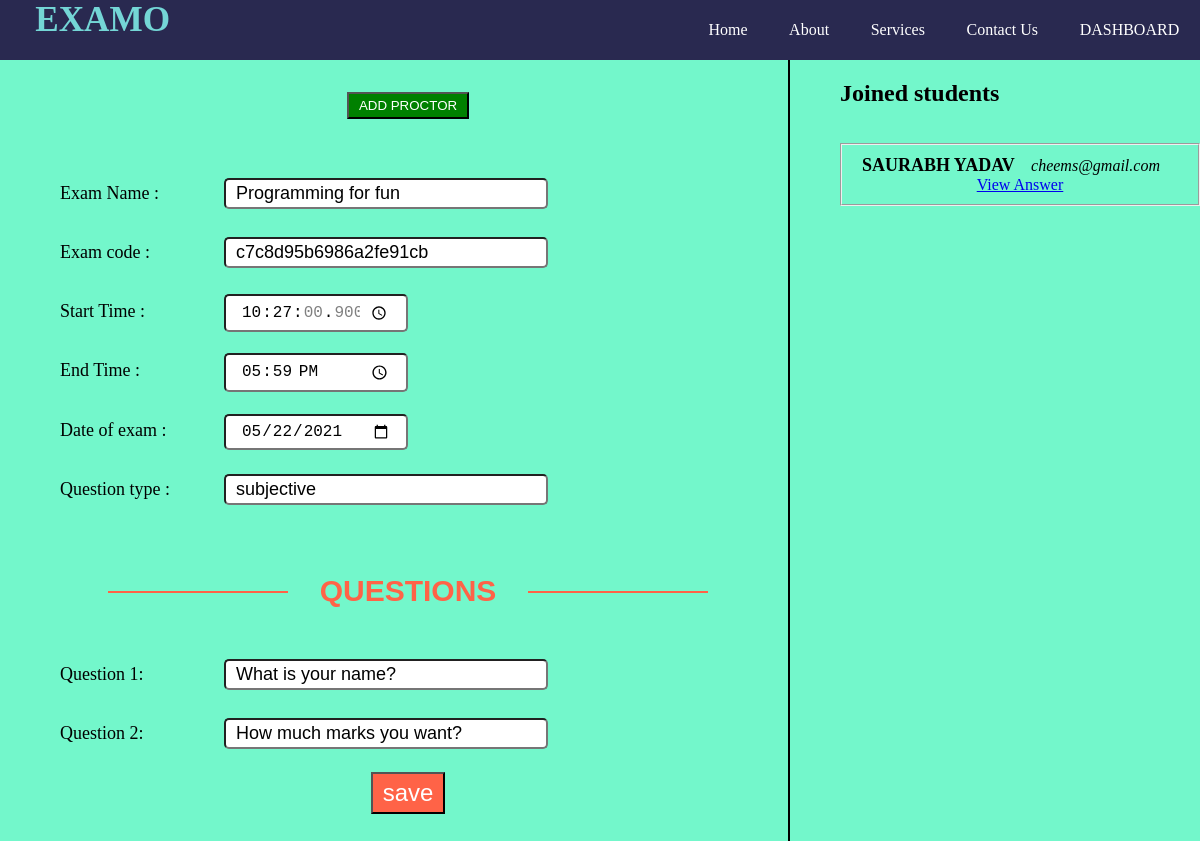
The app's page /test-proctor.php?exam_code=c7c8d95b6986a2fe91cb (signed in) with its own data.
### tables this page shows
CREATE TABLE `exams` (
  `exam_id` bigint(8) NOT NULL,
  `exam_code` varchar(20) NOT NULL,
  `exam_name` varchar(250) DEFAULT NULL,
  `exam_type` varchar(12) DEFAULT NULL,
  `dateOf` date DEFAULT NULL,
  `timestart` time(1) DEFAULT NULL,
  `timeend` time(1) DEFAULT NULL,
  `noQuestion` int(4) DEFAULT NULL,
  `proctor` varchar(150) NOT NULL
);

CREATE TABLE `question` (
  `question_id` bigint(8) NOT NULL,
  `questioninput` varchar(250) NOT NULL,
  `optioninput1` varchar(250) DEFAULT NULL,
  `optioninput2` varchar(1250) DEFAULT NULL,
  `optioninput3` varchar(250) DEFAULT NULL,
  `optioninput4` varchar(250) DEFAULT NULL,
  `exam_code` varchar(20) NOT NULL
);

CREATE TABLE `exam_join` (
  `id` int(4) NOT NULL,
  `exam_code` varchar(250) NOT NULL,
  `email` text NOT NULL,
  `rolelevel` varchar(20) NOT NULL
);

CREATE TABLE `userinfo` (
  `id` int(4) NOT NULL,
  `fullname` text NOT NULL,
  `email` text NOT NULL,
  `psw` varchar(500) NOT NULL,
  `usercode` varchar(8) NOT NULL,
  `institute` varchar(200) NOT NULL,
  `rolelevel` varchar(12) NOT NULL,
  `verified` varchar(3) NOT NULL
);

### test-proctor.php (the view, shortened to what this page needs)
<?php
include 'function.php';
if(isset($_SESSION['ID'])){
    if(isset($_GET['exam_code'])){
    $exam_code = $_GET['exam_code'];
    }
    else{
        header("location: index.php");
    }
}
else{
    header("location: index.php");
}
$sql = "SELECT * FROM exams WHERE exam_code = '$exam_code'";
$result = $conn->query($sql);
if($result->num_rows){
    $row = $result->fetch_assoc();
    $exam_name = $row['exam_name'];
    $start_time = $row['timestart'];
    $end_time = $row['timeend'];
    $dateOf = $row['dateOf'];
    $qtype = $row['exam_type'];
}
else{
    header("location: dashboard-proctor.php");
}
?>
<!DOCTYPE html>
<html lang="en">
<head>
    <link rel="stylesheet" href="room-proctor.css">
    <link rel="stylesheet" href="https://cdnjs.cloudflare.com/ajax/libs/font-awesome/4.7.0/css/font-awesome.min.css">
</head>
<body>
<nav class="navbar">
        <div class="logo"><a href="">EXAMO</a></div>
        <ul class="nav-list background">
            <div class="list-items">
                <li><a href="index.php" class="active">Home</a> </li>
                <li><a href="">About</a></li>
                <li><a href="">Services</a></li>
                <li><a href="">Contact Us</a></li>
                <li><a href="dashboard-proctor.php" class="active"> DASHBOARD</a> </li>
            </div>
        </ul>
    </nav>
<div class="container left">
<div class="centered1">
 <center>   <button onclick="addproctor()" style="background-color: green; color:white; padding: 4px 10px"> ADD PROCTOR </button>
 <br><br>
 </center>
 <br><br>
    <form action="" method="POST">
    <label>  Exam Name :  </label>  <input type="text" name ="examname" value="<?php echo "$exam_name" ?>" > <br><br>
    <label>  Exam code :  </label>  <input type="text" value="<?php echo "$exam_code" ?>" readonly > <br><br>
    <label>  Start Time :  </label>  <input type="time" name= "start_time" value="<?php echo "$start_time" ?>" > <br><br>
    <label>  End Time :  </label>  <input type="time" name= "end_time" value="<?php echo "$end_time" ?>" > <br><br>
    <label>  Date of exam :  </label>  <input type="date" name= "dateOf" value="<?php echo "$dateOf" ?>" > <br><br>
    <label>  Question type :  </label>  <input type="text"  value="<?php echo "$qtype" ?>" readonly> <br><br><br><br>
    <center><h3 class="breakarrow">QUESTIONS</h3></center>
    <br><br>
    <?php
    $sql = "SELECT * FROM question WHERE exam_code = '$exam_code'";
    $result = $conn->query($sql);
    if($result->num_rows > 0){
        $x = 1;
         if($qtype == 'subjective'){
       while( $row2 = $result->fetch_assoc()){
            echo
            '
            <label> Question ' . $x . ': </label>
            <input type="text" name="questioninput' . $x . '" value="' . $row2['questioninput'] . '"> <br><br>
            <input type="text" name="questionid' . $x . '" value="' . $row2['question_id'] . '" hidden>
            ';
            $x++;
        }
    }
}
    echo '
    <center><input type="submit" name="updateform" value="save"></center>
    ';
    ?>
    </form>
<br><br><br><br><br><br><br><br><br><br><br><br>
</div>
</div>
<div class="container right">
    <?php
    $sql = "SELECT * FROM exam_join WHERE exam_code = '$exam_code'";
    $result = $conn->query($sql);
    if($result->num_rows > 0){
        echo '
        <h2> Joined students </h2> <br><br>
        ';
        while($row = $result->fetch_assoc()){
            $email = $row['email'];
            $sql2 = "SELECT fullname FROM userinfo WHERE email = '$email'";
            $result2 = $conn->query($sql2);
            if($result2->num_rows > 0){
            $row2 = $result2->fetch_assoc();
            $name  = $row2['fullname'];
            echo '
           <fieldset style="padding: 10px 20px"> <b style="font-size:large">' . $name . ' </b> &nbsp&nbsp <i>' . $email  . ' </i> <br>
           <center> <a href="answer-submissions.php?exam_code=' . $exam_code . '&email=' . $email . '"> View Answer </a> </center>
           </fieldset>
            ';}
            else{
            }
        }
    }
    else{
        echo '
       <i style="font-size:x-large"> No user has joined this test </i>
        ';
    }
    ?>
</div>
</body>
</html>

### room-proctor.css (style rules this page uses)
* { margin: 0; padding: 0; }
body { background-color: rgb(115, 247, 203); }
.navbar { display: flex; }
.nav-list { background-color: rgb(41, 41, 80); width: 100%; display: flex; justify-content: flex-end; }
.nav-list li { list-style: none; padding: 1.3em; }
.list-items { display: flex; align-items:flex-end; }
.nav-list li a { text-decoration: none; color: white; }
.logo { background-color: rgb(41, 41, 80); display: inline; }
.logo a { color: rgb(116, 214, 214); font-size: 2.2em; font-family: cursive; font-weight: 700; margin-left: 1em; text-decoration: none; }
.container { margin-top: 6%; height: 100%; position: fixed; z-index: 1; top: 0; overflow-x: hidden; padding-top: 20px; }
.left { padding-left: 30px; left: 0; width: 63%; }
.right { margin-top: 5%; margin-bottom: 10%; width: 30%; right: 0; border-left: 2px solid black; padding-left: 50px; }
form label { display: inline-block; padding: 10px 30px; width: 130px; font-size: large; }
form input[type=text] { width: 300px; padding: 3px 10px; border-radius: 5px; font-size: large; }
form input[type=time], form input[type=date] { width: 150px; padding: 6px 15px; border-radius: 5px; font-size: large; }
form input[type=submit] { padding: 5px 10px; background-color: tomato; color: white; font-size: x-large; }
.breakarrow { font-family: sans-serif; margin: 10px auto; color: tomato; text-align: center; font-size: 30px; max-width: 600px; position: relative; }
.breakarrow::before { content: ""; display: block; width: 180px; height: 2px; background: tomato; left: 0; top: 50%; position: absolute; }
.breakarrow::after { content: ""; display: block; width: 180px; height: 2px; background: tomato; right: 0; top: 50%; position: absolute; }

### records on screen
exams: examname "Programming for fun", start_time "10:27:00.9", end_time "17:59:00.0", dateOf "05/22/2021", exam_type "subjective"
question: questioninput "What is your name?"
question: questioninput "How much marks you want?"
exam_join: userinfo.fullname "SAURABH YADAV", email "cheems@gmail.com"
